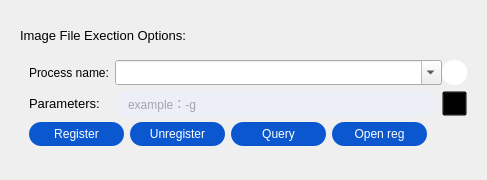
                 <widget class="RoundShadowWidget" name="widgetWindbgIFEO" native="true">
                  <property name="layoutDirection">
                   <enum>Qt::LeftToRight</enum>
                  </property>
                  <property name="styleSheet">
                   <string notr="true"/>
                  </property>
                  <layout class="QVBoxLayout" name="verticalLayout_11">
                   <property name="leftMargin">
                    <number>20</number>
                   </property>
                   <property name="topMargin">
                    <number>25</number>
                   </property>
                   <property name="bottomMargin">
                    <number>25</number>
                   </property>
                   <item>
                    <layout class="QHBoxLayout" name="horizontalLayout_19">
                     <item>
                      <widget class="QLabel" name="label_10">
                       <property name="styleSheet">
                        <string notr="true">font-family: &quot;Microsoft YaHei&quot;;
font-size: 13px;</string>
                       </property>
                       <property name="text">
                        <string>Image File Exection Options:</string>
                       </property>
                      </widget>
                     </item>
                     <item>
                      <spacer name="horizontalSpacer_10">
                       <property name="orientation">
                        <enum>Qt::Horizontal</enum>
                       </property>
                       <property name="sizeHint" stdset="0">
                        <size>
                         <width>40</width>
                         <height>20</height>
                        </size>
                       </property>
                      </spacer>
                     </item>
                    </layout>
                   </item>
                   <item>
                    <widget class="QWidget" name="widget_5" native="true">
                     <layout class="QVBoxLayout" name="verticalLayout_17">
                      <item>
                       <layout class="QHBoxLayout" name="horizontalLayout_13">
                        <item>
                         <layout class="QVBoxLayout" name="verticalLayout_10">
                          <item>
                           <widget class="QLabel" name="label_2">
                            <property name="styleSheet">
                             <string notr="true">font-family: &quot;Microsoft YaHei&quot;;
font-size: 12px;</string>
                            </property>
                            <property name="text">
                             <string>Process name:</string>
                            </property>
                           </widget>
                          </item>
                          <item>
                           <widget class="QLabel" name="label_5">
                            <property name="styleSheet">
                             <string notr="true">

font-family: &quot;Microsoft YaHei&quot;;
font-size: 13px;</string>
                            </property>
                            <property name="text">
                             <string>Parameters:</string>
                            </property>
                           </widget>
                          </item>
                         </layout>
                        </item>
                        <item>
                         <layout class="QVBoxLayout" name="verticalLayout_15">
                          <item>
                           <layout class="QHBoxLayout" name="horizontalLayout">
                            <property name="spacing">
                             <number>0</number>
                            </property>
                            <item>
                             <widget class="ComboBox" name="comboBox_proc_name">
                              <property name="sizePolicy">
                               <sizepolicy hsizetype="MinimumExpanding" vsizetype="Fixed">
                                <horstretch>0</horstretch>
                                <verstretch>0</verstretch>
                               </sizepolicy>
                              </property>
                              <property name="minimumSize">
                               <size>
                                <width>150</width>
                                <height>25</height>
                               </size>
                              </property>
                              <property name="editable">
                               <bool>true</bool>
                              </property>
                              <property name="placeholderText">
                               <string>example: git.ext</string>
                              </property>
                              <property name="frame">
                               <bool>true</bool>
                              </property>
                             </widget>
                            </item>
                            <item>
                             <widget class="QPushButton" name="btn_refresh_process">
                              <property name="minimumSize">
                               <size>
                                <width>25</width>
                                <height>25</height>
                               </size>
                              </property>
                              <property name="maximumSize">
                               <size>
                                <width>25</width>
                                <height>25</height>
                               </size>
                              </property>
                              <property name="styleSheet">
                               <string notr="true">QPushButton {
border:None;
background-color:#FFFFFF;
qproperty-icon: url(:/WindbgConfig/images/def_100_precent/refresh.png) center;
border-radius:12px;
} 

QPushButton:hover {
border:None;
qproperty-icon: url(:/WindbgConfig/images/def_100_precent/refresh.png) center;
background-color:#d2d4d9;
border-radius:12px;
}

QPushButton:pressed {
border:None;
qproperty-icon: url(:/WindbgConfig/images/def_100_precent/refresh.png) center;
background-color:#d8dbdf;
border-radius:12px;
}</string>
                              </property>
                              <property name="text">
                               <string/>
                              </property>
                             </widget>
                            </item>
                           </layout>
                          </item>
                          <item>
                           <layout class="QHBoxLayout" name="horizontalLayout_10">
                            <item>
                             <widget class="QLineEdit" name="lineEdit_process_param">
                              <property name="minimumSize">
                               <size>
                                <width>170</width>
                                <height>25</height>
                               </size>
                              </property>
                              <property name="styleSheet">
                               <string notr="true">QLineEdit{
border:1px solid #eceff7;
background:#eceff7;
color:
#5b5c60;
font-size:12px;
padding-left:10px;
border-radius:12px;
font-family: &quot;Microsoft YaHei&quot;;
				  }

QLineEdit:focus{
          border:1px solid #0b57d0;
          background:#fff;


				  }</string>
                              </property>
                              <property name="placeholderText">
                               <string>example：-g</string>
                              </property>
                             </widget>
                            </item>
                            <item>
                             <widget class="QPushButton" name="btn_refresh_process_4">
                              <property name="minimumSize">
                               <size>
                                <width>25</width>
                                <height>25</height>
                               </size>
                              </property>
                              <property name="maximumSize">
                               <size>
                                <width>25</width>
                                <height>25</height>
                               </size>
                              </property>
                              <property name="styleSheet">
                               <string notr="true">background-color:transparent;</string>
                              </property>
                              <property name="text">
                               <string/>
                              </property>
                             </widget>
                            </item>
                           </layout>
                          </item>
                         </layout>
                        </item>
                       </layout>
                      </item>
                      <item>
                       <layout class="QHBoxLayout" name="horizontalLayout_2">
                        <item>
                         <widget class="QPushButton" name="pushButtonAdd">
                          <property name="sizePolicy">
                           <sizepolicy hsizetype="Fixed" vsizetype="Fixed">
                            <horstretch>0</horstretch>
                            <verstretch>0</verstretch>
                           </sizepolicy>
                          </property>
                          <property name="minimumSize">
                           <size>
                            <width>95</width>
                            <height>24</height>
                           </size>
                          </property>
                          <property name="styleSheet">
                           <string notr="true">QPushButton {
background-color:#0b57d0;
color:#FFFFFF;
font-family: &quot;Microsoft YaHei&quot;;
font-size: 12px;
border-radius: 12px;
}

QPushButton:hover{
background-color:#2468d5;
}

QPushButton:pressed{
background-color:#407ee1;
}</string>
                          </property>
                          <property name="text">
                           <string>Register</string>
                          </property>
                         </widget>
                        </item>
                        <item>
                         <widget class="QPushButton" name="pushButtonDel">
                          <property name="sizePolicy">
                           <sizepolicy hsizetype="Fixed" vsizetype="Fixed">
                            <horstretch>0</horstretch>
                            <verstretch>0</verstretch>
                           </sizepolicy>
                          </property>
                          <property name="minimumSize">
                           <size>
                            <width>95</width>
                            <height>24</height>
                           </size>
                          </property>
                          <property name="styleSheet">
                           <string notr="true">QPushButton {
background-color:#0b57d0;
color:#FFFFFF;
font-family: &quot;Microsoft YaHei&quot;;
font-size: 12px;
border-radius: 12px;
}

QPushButton:hover{
background-color:#2468d5;
}

QPushButton:pressed{
background-color:#407ee1;
}</string>
                          </property>
                          <property name="text">
                           <string>Unregister</string>
                          </property>
                         </widget>
                        </item>
                        <item>
                         <widget class="QPushButton" name="pushButtonIFEOQuery">
                          <property name="sizePolicy">
                           <sizepolicy hsizetype="Fixed" vsizetype="Fixed">
                            <horstretch>0</horstretch>
                            <verstretch>0</verstretch>
                           </sizepolicy>
                          </property>
                          <property name="minimumSize">
                           <size>
                            <width>95</width>
                            <height>24</height>
                           </size>
                          </property>
                          <property name="styleSheet">
                           <string notr="true">QPushButton {
background-color:#0b57d0;
color:#FFFFFF;
font-family: &quot;Microsoft YaHei&quot;;
font-size: 12px;
border-radius: 12px;
}

QPushButton:hover{
background-color:#2468d5;
}

QPushButton:pressed{
background-color:#407ee1;
}</string>
                          </property>
                          <property name="text">
                           <string>Query</string>
                          </property>
                         </widget>
                        </item>
                        <item>
                         <widget class="QPushButton" name="pushButtonIFEOOpenReg">
                          <property name="sizePolicy">
                           <sizepolicy hsizetype="Fixed" vsizetype="Fixed">
                            <horstretch>0</horstretch>
                            <verstretch>0</verstretch>
                           </sizepolicy>
                          </property>
                          <property name="minimumSize">
                           <size>
                            <width>95</width>
                            <height>24</height>
                           </size>
                          </property>
                          <property name="styleSheet">
                           <string notr="true">QPushButton {
background-color:#0b57d0;
color:#FFFFFF;
font-family: &quot;Microsoft YaHei&quot;;
font-size: 12px;
border-radius: 12px;
}

QPushButton:hover{
background-color:#2468d5;
}

QPushButton:pressed{
background-color:#407ee1;
}</string>
                          </property>
                          <property name="text">
                           <string>Open reg</string>
                          </property>
                         </widget>
                        </item>
                        <item>
                         <spacer name="horizontalSpacer_5">
                          <property name="orientation">
                           <enum>Qt::Horizontal</enum>
                          </property>
                          <property name="sizeHint" stdset="0">
                           <size>
                            <width>40</width>
                            <height>20</height>
                           </size>
                          </property>
                         </spacer>
                        </item>
                       </layout>
                      </item>
                     </layout>
                    </widget>
                   </item>
                  </layout>
                 </widget>
